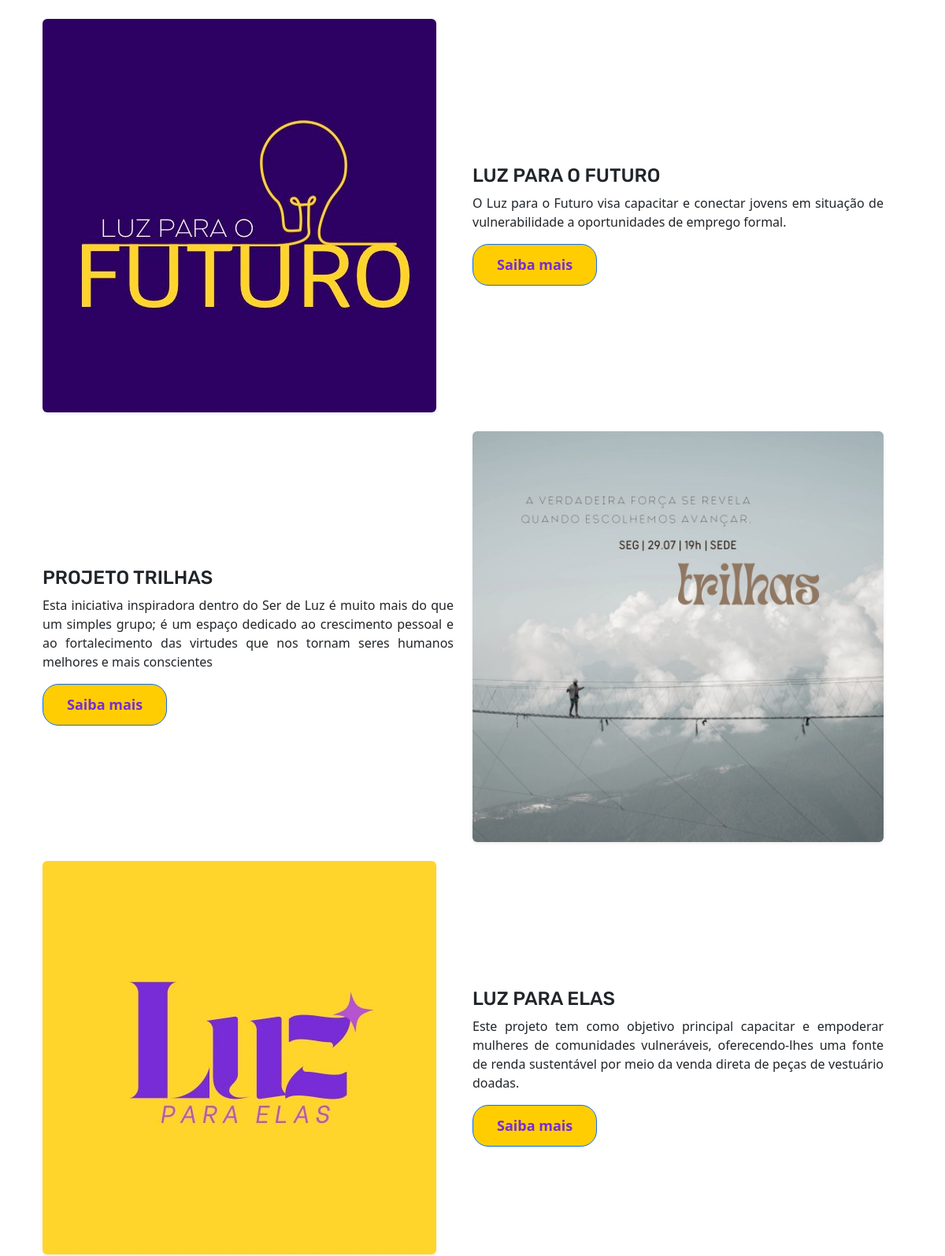
The app's page /projeto/ (middle part), older data.
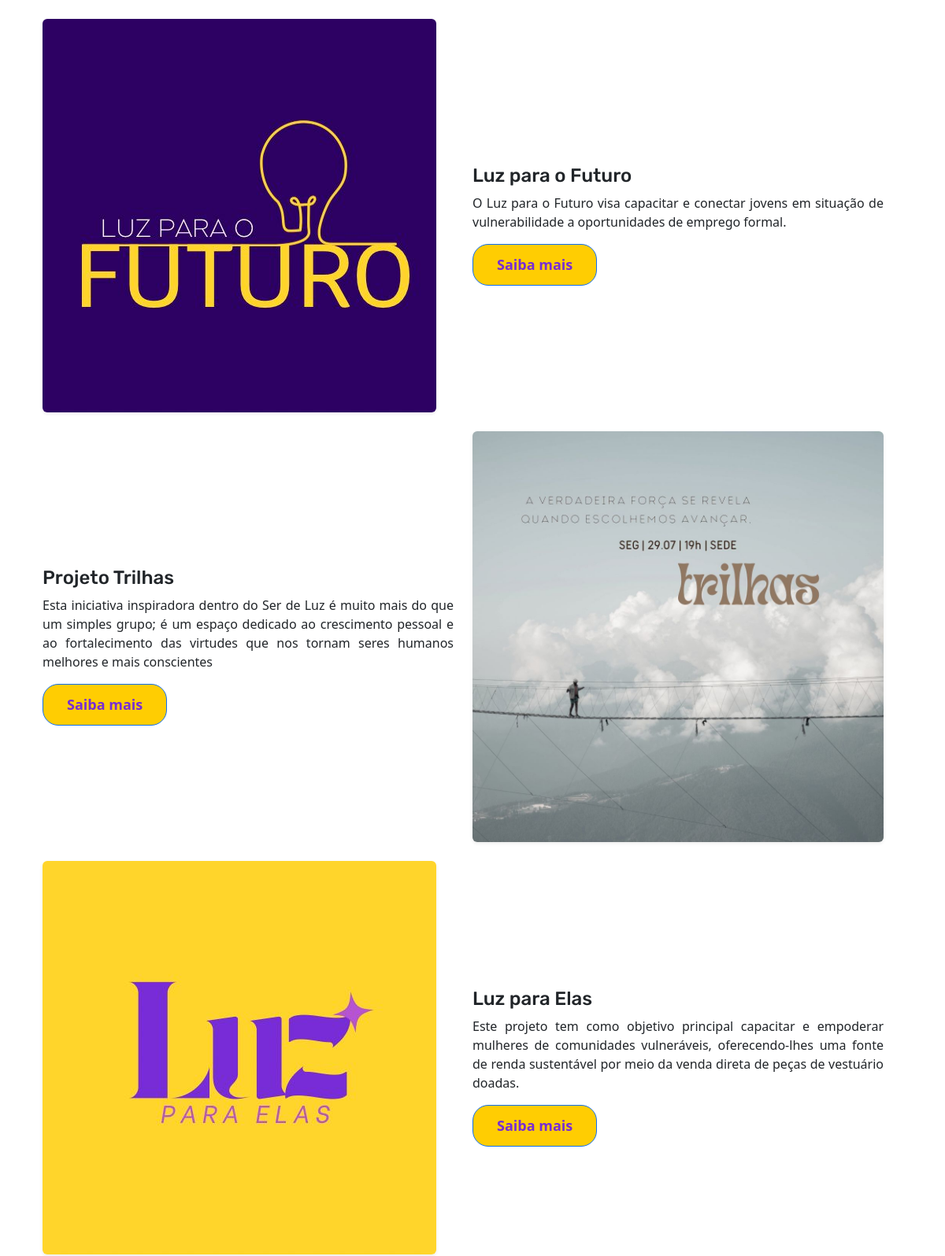
The same page, newer data.
### myapp/models.py (models this page shows, shortened)
class Projeto(models.Model):
    titulo = models.CharField(max_length=100)
    subtitulo = models.CharField(max_length=100)
    descricao = models.TextField()
    fotoprojeto = models.FileField(upload_to='projeto', verbose_name='fotoprojeto',
        null=True, blank=True)
    is_ativo = models.BooleanField(default=False)
    class Meta:
        verbose_name = 'Projeto'
        verbose_name_plural = 'Projetos'
        ordering = ['id']

### myapp/views.py (the view)
# urls.py: path('projeto/', views.projeto, name='projeto'),
def projeto(request):
    projetos = Projeto.objects.filter(is_ativo=False)
    context = {'projetos': projetos}
    return render(request, 'projeto.html', context)

### myapp/templates/projeto.html (shortened to what this page needs)
{% extends 'base.html' %}
{% load static %}
{% block content %}
  <section class="section section-lg bg-gray-1 bg-gray-1-decor">
    <div class="container">
        <div class="row row-50 align-items-center">
            <div class="col-lg-6">
                <p class="text text-center">
                </p>
            </div>
        </div>
    </div>
  </section>
  <section class="section section-lg">
    <div class="container">
      <div class="row row-50">
        {% for projeto in projetos %}
          <div class="row align-items-center {% if forloop.counter|divisibleby:2 %} flex-row-reverse bg-gray-1 {% else %} bg-default {% endif %}">
            <div class="col-lg-6 mb-4">
              {% if projeto.fotoprojeto %}
                <img src="{{ projeto.fotoprojeto.url }}" alt="{{ projeto.titulo }}" class="img-fluid rounded shadow-sm" />
              {% endif %}
            </div>
            <div class="col-lg-6">
              <h4 class="text-opacity-70">{{ projeto.titulo }}</h4>
              <p class="text-justify">{{ projeto.descricao }}</p>
              <a href="#detalhes-{{ projeto.id }}" class="btn btn-primary" data-toggle="collapse" role="button" aria-expanded="false" aria-controls="detalhes-{{ projeto.id }}">Saiba mais</a>
            </div>
          </div>
        {% endfor %}
      </div>
    </div>
  </section>
{% endblock %}

Row changes from the older to the newer data that the page shows:
changed Projeto: titulo "LUZ PARA O FUTURO" → "Luz para o Futuro"
changed Projeto: titulo "PROJETO TRILHAS" → "Projeto Trilhas"
changed Projeto: titulo "LUZ PARA ELAS" → "Luz para Elas"
